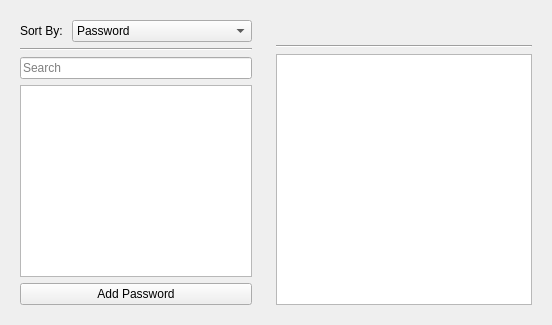
      <widget class="QWidget" name="tab_Passwords">
       <attribute name="title">
        <string>Passwords</string>
       </attribute>
       <layout class="QVBoxLayout" name="verticalLayout_8">
        <item>
         <layout class="QHBoxLayout" name="horizontalLayout_4">
          <item>
           <widget class="QWidget" name="verticalWidget" native="true">
            <property name="sizePolicy">
             <sizepolicy hsizetype="Fixed" vsizetype="MinimumExpanding">
              <horstretch>0</horstretch>
              <verstretch>0</verstretch>
             </sizepolicy>
            </property>
            <property name="minimumSize">
             <size>
              <width>250</width>
              <height>300</height>
             </size>
            </property>
            <property name="maximumSize">
             <size>
              <width>250</width>
              <height>16777215</height>
             </size>
            </property>
            <layout class="QVBoxLayout" name="verticalLayout_4">
             <item>
              <layout class="QHBoxLayout" name="horizontalLayout_2">
               <item>
                <widget class="QLabel" name="label">
                 <property name="text">
                  <string>Sort By: </string>
                 </property>
                </widget>
               </item>
               <item>
                <widget class="QComboBox" name="comboBox_PWSortBy">
                 <property name="sizePolicy">
                  <sizepolicy hsizetype="MinimumExpanding" vsizetype="Fixed">
                   <horstretch>0</horstretch>
                   <verstretch>0</verstretch>
                  </sizepolicy>
                 </property>
                 <property name="minimumSize">
                  <size>
                   <width>100</width>
                   <height>0</height>
                  </size>
                 </property>
                 <property name="maximumSize">
                  <size>
                   <width>16777215</width>
                   <height>16777215</height>
                  </size>
                 </property>
                 <item>
                  <property name="text">
                   <string>Password</string>
                  </property>
                 </item>
                 <item>
                  <property name="text">
                   <string>Account</string>
                  </property>
                 </item>
                 <item>
                  <property name="text">
                   <string>Service</string>
                  </property>
                 </item>
                </widget>
               </item>
              </layout>
             </item>
             <item>
              <widget class="Line" name="line_5">
               <property name="orientation">
                <enum>Qt::Horizontal</enum>
               </property>
              </widget>
             </item>
             <item>
              <widget class="QLineEdit" name="lineEdit_PWSearch">
               <property name="placeholderText">
                <string>Search</string>
               </property>
               <property name="clearButtonEnabled">
                <bool>true</bool>
               </property>
              </widget>
             </item>
             <item>
              <widget class="QListWidget" name="listWidget_PWList"/>
             </item>
             <item>
              <widget class="QPushButton" name="pushButton_PWAdd">
               <property name="text">
                <string>Add Password</string>
               </property>
              </widget>
             </item>
            </layout>
           </widget>
          </item>
          <item>
           <widget class="QWidget" name="verticalWidget" native="true">
            <layout class="QVBoxLayout" name="verticalLayout_5">
             <item>
              <spacer name="verticalSpacer">
               <property name="orientation">
                <enum>Qt::Vertical</enum>
               </property>
               <property name="sizeType">
                <enum>QSizePolicy::Fixed</enum>
               </property>
               <property name="sizeHint" stdset="0">
                <size>
                 <width>20</width>
                 <height>25</height>
                </size>
               </property>
              </spacer>
             </item>
             <item>
              <widget class="Line" name="line_4">
               <property name="orientation">
                <enum>Qt::Horizontal</enum>
               </property>
              </widget>
             </item>
             <item>
              <widget class="QTableWidget" name="tableWidget_PWDisplay">
               <property name="showGrid">
                <bool>true</bool>
               </property>
               <property name="gridStyle">
                <enum>Qt::SolidLine</enum>
               </property>
               <property name="sortingEnabled">
                <bool>false</bool>
               </property>
               <attribute name="horizontalHeaderVisible">
                <bool>true</bool>
               </attribute>
               <attribute name="horizontalHeaderCascadingSectionResizes">
                <bool>true</bool>
               </attribute>
               <attribute name="horizontalHeaderStretchLastSection">
                <bool>true</bool>
               </attribute>
               <attribute name="verticalHeaderVisible">
                <bool>false</bool>
               </attribute>
               <row/>
              </widget>
             </item>
            </layout>
           </widget>
          </item>
         </layout>
        </item>
       </layout>
      </widget>
